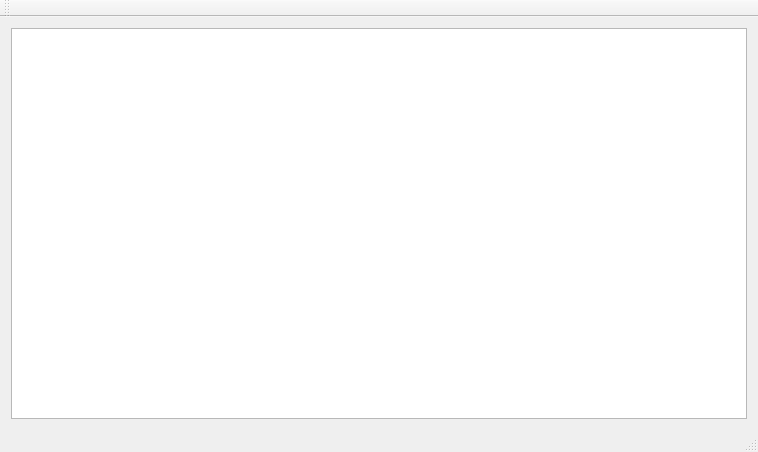
<?xml version="1.0" encoding="UTF-8"?>
<ui version="4.0">
 <class>MainWindow</class>
 <widget class="QMainWindow" name="MainWindow">
  <property name="geometry">
   <rect>
    <x>0</x>
    <y>0</y>
    <width>758</width>
    <height>452</height>
   </rect>
  </property>
  <property name="windowTitle">
   <string>MainWindow</string>
  </property>
  <widget class="QWidget" name="centralWidget">
   <layout class="QHBoxLayout" name="horizontalLayout">
    <item>
     <widget class="QGraphicsView" name="graphicsView"/>
    </item>
   </layout>
  </widget>
  <widget class="QMenuBar" name="menuBar">
   <property name="geometry">
    <rect>
     <x>0</x>
     <y>0</y>
     <width>758</width>
     <height>20</height>
    </rect>
   </property>
  </widget>
  <widget class="QToolBar" name="mainToolBar">
   <attribute name="toolBarArea">
    <enum>TopToolBarArea</enum>
   </attribute>
   <attribute name="toolBarBreak">
    <bool>false</bool>
   </attribute>
  </widget>
  <widget class="QStatusBar" name="statusBar"/>
 </widget>
 <layoutdefault spacing="6" margin="11"/>
 <resources/>
 <connections/>
</ui>
